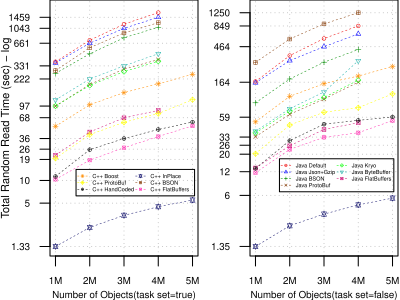

Recreate this plot in R.

library(plyr)
# library(ggplot2)
# require(cowplot)


# function definition for calculating mean of data
calulateMeanDataTotaltime <- function(myfilename,nr, n){
  
  totaltime <- matrix(nrow= nr, ncol=n)
  
  # run for all 3 experiments 
  for(i in 1:nr){
    tfile = paste(myfilename, i,  sep = "")
    tfile <- paste(tfile, ".txt" , sep="")
    mydata <- read.delim(tfile, header=TRUE, sep="#")
    totaltime[i,] <-mydata[['totaltime']]- mydata[['iotime']]
  }
  
  finalTime <- vector() 
  
  for(j in 1:n){
    tmp<-0
    for(i in 1:nr){
      tmp= tmp+totaltime[i,j]   
    }
    tmp=tmp/nr
    finalTime[j] <- tmp
  }
  mydata$totaltime<-finalTime
  
  return(mydata)
}


# function for normalize y-axes data
calulateaxes <- function(data,ts){
  
  resultdata <- vector() 
  resultdata[1]<-round(data[1],2)
  i<-1
  j<-1
  
  listlength<-length(data)
  for (d in data) {
    
    if(d<2){
      space<-0.10
      tspace<-space
    }
    else{
      space<-ts
      # space<-1.5
      if(j>listlength*0.75)
        tspace<-space*70
      else if(j>listlength*0.5)
        tspace<-space*17
      else if(j>listlength*0.25)
        tspace<-space*10
      else if(j>listlength*0.15)
        tspace<-space*150
      else
        tspace<-space
    }
    j<-j+1
    
    if(d-resultdata[i]>tspace){
      i<-i+1
      if(d>1)
        resultdata[i]<-round(d)
      else
        resultdata[i]<-round(d,2)
    }
  }
  
  return(resultdata)
}

# function for normalize y-axes data
drawPlot <- function(data,isseq,ts,hasshleg){
  
  # Java Defaul results
  javaDefault <- subset(data, language="ReadTimeJAVA",  method=="Java Default")
  javaDefaultV <- vector()
  javaDefaultV <-javaDefault[['totaltime']]
  
  # Java Json results 
  javaJson <- subset(data, language="ReadTimeJAVA",  method=="Java Json+Gzip")
  javaJsonV <- vector()
  javaJsonV <-javaJson[['totaltime']]
  
  # Java Bson results 
  javaBson <- subset(data, language="ReadTimeJAVA",  method=="Java Bson")
  javaBsonV <- vector()
  javaBsonV <-javaBson[['totaltime']]
  
  # Java ProtoBuf results 
  javaProtoBuf <- subset(data, language="ReadTimeJAVA", method=="Java ProtoBuf")
  javaProtoBufV <- vector()
  javaProtoBufV <-javaProtoBuf[['totaltime']]
  
  # Java Kryo results 
  javaKryo <- subset(data, language="ReadTimeJAVA",  method=="Java Kryo")
  javaKryoV <- vector()
  javaKryoV <-javaKryo[['totaltime']]
  
  # Java Byte Buffer results 
  javaByteBuffer <- subset(data, language="ReadTimeJAVA", method=="Java Byte Buffer")
  javaByteBufferV <- vector()
  javaByteBufferV <-javaByteBuffer[['totaltime']]
  
  # Java Byte Buffer results 
  javaFlatBuffer <- subset(data, language="ReadTimeJAVA",  method=="Java FlatBuffers")
  javaFlatBufferV <- vector()
  javaFlatBufferV <-javaFlatBuffer[['totaltime']]
  
  
  # C++  HANDCODED  results 
  cppHANDCODED <- subset(data, language="ReadTimeCPP",method=="C++ HandCoded")
  cppHANDCODEDV <- vector()
  cppHANDCODEDV <-cppHANDCODED[['totaltime']]
  
  # C++  PROTOBUF  results 
  cppPROTOBUF <- subset(data, language="ReadTimeCPP", method=="C++ ProtoBuf")
  cppPROTOBUFV <- vector()
  cppPROTOBUFV <-cppPROTOBUF[['totaltime']]
  
  
  # C++  INPLACE  results 
  cppINPLACE <- subset(data, language="ReadTimeCPP", method=="C++ inPlace")
  cppINPLACEV <- vector()
  cppINPLACEV <-cppINPLACE[['totaltime']]
  
  
  # C++  BOOST  results 
  cppBOOST <- subset(data, language="ReadTimeCPP", method=="C++ Boost")
  cppBOOSTV <- vector()
  cppBOOSTV <-cppBOOST[['totaltime']]
  
  # C++  BSON  results 
  cppBSON <- subset(data, language="ReadTimeCPP",  method=="C++ Bson")
  cppBSONV <- vector()
  cppBSONV <-cppBSON[['totaltime']]
  
  # C++  FlatBuffers  results 
  cppFLATBUF <- subset(data, language="ReadTimeCPP", method=="C++ FlatBuffers")
  cppFLATBUFV <- vector()
  cppFLATBUFV <-cppFLATBUF[['totaltime']]
  
  # Rust Json  results 
  rustJSON <- subset(data, language="ReadTimeRUST", method=="Rust Json")
  rustJSONV <- vector()
  rustJSONV <-rustJSON[['totaltime']]
  
  # Rust Json  results 
  rustBINCODE <- subset(data, language="ReadTimeRUST", method=="Rust Bincode")
  rustBINCODEV <- vector()
  rustBINCODEV <-rustBINCODE[['totaltime']]
  
  # Rust Json  results 
  rustMESSAGEPACK <- subset(data, language="ReadTimeRUST", method=="Rust MessagePack")
  rustMESSAGEPACKV <- vector()
  rustMESSAGEPACKV <-rustMESSAGEPACK[['totaltime']]
  
  # Rust Json  results 
  rustBSON <- subset(data, language="ReadTimeRUST", method=="Rust Bson")
  rustBSONV <- vector()
  rustBSONV <-rustBSON[['totaltime']]
  
  # Rust Json  results 
  rustFLEXBUFFERS <- subset(data, language="ReadTimeRUST", method=="Rust FlexBuffers")
  rustFLEXBUFFERSV <- vector()
  rustFLEXBUFFERSV <-rustFLEXBUFFERS[['totaltime']]
  
  
  
  
  # plot_colors <- c("red2", "blue1","green4", "saddlebrown","green", "lightseagreen", "deeppink3", "darkorange", "yellow1" , "gray8","midnightblue","chocolate4","maroon1","maroon1","maroon1","maroon1","maroon1","maroon1")
  plot_colors <- c("red4", "deeppink","brown2", "red4","red4", "darkorange", "gold", "blue4", "blue" , "dodgerblue1","dodgerblue4","cyan4","darkorchid4","green4","green4","black","green4","red")
  serialization_methods<-c("Java Default","Java Json+Gzip","Java Bson","Java ProtoBuf","Java Kryo","Java ByteBuffer","Java FlatBuffers","C++ Boost","C++ ProtoBuf",  "C++ HandCoded", "C++ InPlace","C++ Bson","C++ FlatBuffers","Rust Json","Rust Bincode","Rust MessagePack","Rust Bson","Rust FlexBuffers")
  pchs<-c(0,16,2,3,4,8,6,0,1,2,3,4,8,0,1,2,3,4)  
  
  #################################################
  ######################   Plot ###################
  #################################################
  
  
  #x <- c(1000000, 2000000,3000000,4000000,5000000)
  totaltimes=c(javaDefaultV[javaDefaultV!=0],javaJsonV[javaJsonV!=0],javaBsonV[javaBsonV!=0],javaProtoBufV[javaProtoBufV!=0],javaKryoV[javaKryoV!=0],
               javaByteBufferV[javaByteBufferV!=0],javaFlatBufferV[javaFlatBufferV!=0],cppHANDCODEDV[cppHANDCODEDV!=0],cppPROTOBUFV[cppPROTOBUFV!=0],
               cppINPLACEV[cppINPLACEV!=0],cppBOOSTV[cppBOOSTV!=0],cppBSONV[cppBSONV!=0],cppFLATBUFV[cppFLATBUFV!=0],rustJSONV[rustJSONV!=0],rustBINCODEV[rustBINCODEV!=0]
               ,rustMESSAGEPACKV[rustMESSAGEPACKV!=0],rustBSONV[rustBSONV!=0],rustFLEXBUFFERSV[rustFLEXBUFFERSV!=0])  
  max_y<-max(totaltimes)
  max_y<-max_y+max_y*0.1;
  min_y<-min(totaltimes) 
  
  tick_list<-totaltimes[sort.list(totaltimes)]
  tick_list<-calulateaxes(tick_list,4)
  y_labels<- sprintf("%s",tick_list);
  
  javaDefaultV[javaDefaultV==0]<-NA
  javaJsonV[javaJsonV==0]<-NA
  javaBsonV[javaBsonV==0]<-NA
  javaProtoBufV[javaProtoBufV==0]<-NA
  javaKryoV[javaKryoV==0]<-NA
  javaByteBufferV[javaByteBufferV==0]<-NA
  javaFlatBufferV[javaFlatBufferV==0]<-NA
  cppHANDCODEDV[cppHANDCODEDV==0]<-NA
  cppPROTOBUFV[cppPROTOBUFV==0]<-NA
  cppINPLACEV[cppINPLACEV==0]<-NA
  cppBOOSTV[cppBOOSTV==0]<-NA
  cppBSONV[cppBSONV==0]<-NA
  cppFLATBUFV[cppFLATBUFV==0]<-NA
  rustJSONV[rustJSONV==0]<-NA
  rustBINCODEV[rustBINCODEV==0]<-NA
  rustMESSAGEPACKV[rustMESSAGEPACKV==0]<-NA
  rustBSONV[rustBSONV==0]<-NA
  rustFLEXBUFFERSV[rustFLEXBUFFERSV==0]<-NA
  
  #lines for Faltbuffers C++ 
  plot(na.omit(cppFLATBUFV), log="y", type="o",cex=0.5, pch=pchs[13], lty=2,lwd=0.5, ylim=c(min_y, max_y), axes=FALSE, ann=FALSE,col=plot_colors[13])
  
  if(ts=="false"){
    #abline(v=c(1, 2, 3, 4,5), lty=3, col="gray")
    
    for (t in tick_list)
      segments(1,t,5.2,t, lty=3, col="gray")
    
    for (t in c(1,2,3,4,5))
      segments(t,min_y,t,max_y+500, lty=3, col="gray")
  }
  else{
    abline(h=tick_list,v=c(1, 2, 3, 4,5), lty=3, col="gray")
  }
  
  pchsize=1.2
  lwdsize=0.5
  # Make x axis using one to 5 labels
  axis(1, at=c(1, 2, 3, 4,5), labels=c("1M","2M","3M", "4M","5M"), las=1,cex.axis = 1.4,mgp=c(3, 0.8, 0),tck = -0.03,lwd=1 )
  
  # Make y axis with horizontal labels that display ticks at 
  axis(2, las=1, at = tick_list, labels=y_labels,cex.axis = 1.4,mgp=c(3, .6, 0),tck = -0.03,lwd=lwdsize )
  
  #lines for Json
  lines(na.omit(javaJsonV) , type="o", pch=pchs[2], lty=2,cex=pchsize, col=plot_colors[2],lwd=lwdsize)
  
  #lines for Bson 
  lines(na.omit(javaBsonV), type="o", pch=pchs[3], lty=2,cex=pchsize, col=plot_colors[3],lwd=lwdsize)
  
  #lines for ProtoBuf
  lines(na.omit(javaProtoBufV), type="o", pch=pchs[4], lty=2,cex=pchsize, col=plot_colors[4],lwd=lwdsize)
  
  #lines for Kryo
  lines(na.omit(javaKryoV), type="o", pch=pchs[5], lty=2,cex=pchsize, col=plot_colors[5],lwd=lwdsize)
  
  #lines for ByteBuffer
  lines(na.omit(javaByteBufferV), type="o", pch=pchs[6], lty=2,cex=pchsize, col=plot_colors[6],lwd=lwdsize)
  
  #lines for Java flat buffers
  lines( na.omit(javaFlatBufferV), type="o", pch=pchs[7], lty=2,cex=pchsize, col=plot_colors[7],lwd=lwdsize)
  
  #lines for BOOST C++ 
  lines(na.omit(cppBOOSTV), type="o", pch=pchs[8], lty=2,cex=pchsize, col=plot_colors[8],lwd=lwdsize)
  
  #lines for PROTOBUF C++ 
  lines(na.omit(cppPROTOBUFV), type="o", pch=pchs[9], lty=2,cex=pchsize, col=plot_colors[9],lwd=lwdsize)
  
  #lines for HANDCODED C++ 
  lines(na.omit(cppHANDCODEDV), type="o", pch=pchs[10], lty=2,cex=pchsize, col=plot_colors[10],lwd=lwdsize)
  
  #lines for INPLACE C++ 
  lines(na.omit(cppINPLACEV), type="o", pch=pchs[11], lty=2,cex=pchsize, col=plot_colors[11],lwd=lwdsize)
  
  #lines for BSON C++ 
  lines(na.omit(cppBSONV), type="o", pch=pchs[12], lty=2,cex=pchsize, col=plot_colors[12],lwd=lwdsize)
  
  # Java Deafult
  lines(na.omit(javaDefaultV), type="o", pch=pchs[1],cex=pchsize, lty=2, col=plot_colors[1],lwd=lwdsize)
  
  #lines for Json Rust 
  lines(na.omit(rustJSONV), type="o", pch=pchs[14], lty=2,cex=pchsize, col=plot_colors[14],lwd=lwdsize)
  
  #lines for Bincode Rust 
  lines(na.omit(rustBINCODEV), type="o", pch=pchs[15], lty=2,cex=pchsize, col=plot_colors[15],lwd=lwdsize)
  
  #lines for MessagePack Rust 
  lines(na.omit(rustMESSAGEPACKV), type="o", pch=pchs[16], lty=2,cex=pchsize, col=plot_colors[16],lwd=lwdsize)
  
  #lines for Bson Rust 
  lines(na.omit(rustBSONV), type="o", pch=pchs[17], lty=2,cex=pchsize, col=plot_colors[17],lwd=lwdsize)
  
  #lines for FlexBuffers Rust 
  lines(na.omit(rustFLEXBUFFERSV), type="o", pch=pchs[18], lty=2,cex=pchsize, col=plot_colors[18],lwd=lwdsize)
  
  
  xlb<-paste("task set=", ts , sep="")
  title(xlab="Number of Objects", col.lab="black",family="Helvetica",cex.lab =1.4,line = 2.3,font=2)
  
  text(3, 6, xlb, cex=1.4)
  if(ts=="true"){
    title(ylab="Total Random Read Time (sec) - log", col.lab="black",family="Helvetica",cex.lab = 1.4,line = 2.7,font=2,las=1)
  }
  
  
  box(lwd=1)
  
  if(ts=="false"){
    legend("topright", inset=c(-0.59,0), serialization_methods, cex=1.1,  col=plot_colors, pch=pchs, text.font=1.2,title="Methods:",box.lty=0);
    # legend("topright", inset=c(-0.2,0), legend=c("A","B"), pch=c(1,3), title="Group")
    #legend(2.5, 10, serialization_methods[c(1:7)], cex=0.4,  col=plot_colors[c(1:7)], pch=1:7, lty=2:2,lwd=0.5,ncol=1,inset=c(-0.2,0));
  }
}


cppcount=12*2
javacount=14*2
rustcount=10*2

#Java Results
dataj1 = calulateMeanDataTotaltime("data/Java_Results/readobjects/result_java_readobjects_1000000_",3 ,javacount)
dataj1$size <-1000000 

# load data for 2M objects read 
dataj2 = calulateMeanDataTotaltime("data/Java_Results/readobjects/result_java_readobjects_2000000_",3 , javacount)
dataj2$size <-2000000 


# load data for 3M objects read 
dataj3 = calulateMeanDataTotaltime("data/Java_Results/readobjects/result_java_readobjects_3000000_", 3 ,javacount)
dataj3$size <-3000000 


# load data for 4M objects read 
dataj4 = calulateMeanDataTotaltime("data/Java_Results/readobjects/result_java_readobjects_4000000_",3, javacount)
dataj4$size <-4000000

# load data for 5M objects read 
dataj5 = calulateMeanDataTotaltime("data/Java_Results/readobjects/result_java_readobjects_5000000_",3 , javacount)
dataj5$size <-5000000


# CPP Results 
##################################################################
# load data for 1M objects read 
datac1 = calulateMeanDataTotaltime("data/C_Results/readobjects/result_cpp_readobjects_1000000_",3 ,cppcount)
datac1$size <-1000000 

# load data for 2M objects read 
datac2 = calulateMeanDataTotaltime("data/C_Results/readobjects/result_cpp_readobjects_2000000_",3 , cppcount)
datac2$size <-2000000 


# load data for 3M objects read 
datac3 = calulateMeanDataTotaltime("data/C_Results/readobjects/result_cpp_readobjects_3000000_", 3 ,cppcount)
datac3$size <-3000000 

# load data for 4M objects read 
datac4 = calulateMeanDataTotaltime("data/C_Results/readobjects/result_cpp_readobjects_4000000_",3 , cppcount)
datac4$size <-4000000

# load data for 5M objects read 
datac5 = calulateMeanDataTotaltime("data/C_Results/readobjects/result_cpp_readobjects_5000000_",3 , cppcount)
datac5$size <-5000000

# RUST Results 
##################################################################
# load data for 1M objects read 
datar1 = calulateMeanDataTotaltime("data/Rust_Results/readobjects2/result_rust_readobjects_1000000_",1 ,rustcount)
datar1$size <-1000000 

# load data for 2M objects read 
datar2 = calulateMeanDataTotaltime("data/Rust_Results/readobjects2/result_rust_readobjects_2000000_",1 , rustcount)
datar2$size <-2000000 


# load data for 3M objects read 
datar3 = calulateMeanDataTotaltime("data/Rust_Results/readobjects2/result_rust_readobjects_3000000_", 1 ,rustcount)
datar3$size <-3000000 

# load data for 4M objects read 
datar4 = calulateMeanDataTotaltime("data/Rust_Results/readobjects2/result_rust_readobjects_4000000_",1 , rustcount)
datar4$size <-4000000

# load data for 5M objects read 
datar5 = calulateMeanDataTotaltime("data/Rust_Results/readobjects2/result_rust_readobjects_5000000_",1 , rustcount)
datar5$size <-5000000


# bind the data frames together 
plotdata <- rbind(datac1,datac2,datac3,datac4,datac5,dataj1,dataj2,dataj3,dataj4,dataj5,datar1,datar2,datar3,datar4,datar5)
write.table(plotdata, file = "../Paper/latex/img/exp_read.csv", sep = ",",row.names = FALSE, col.names = TRUE)

pdf(file='Experiment_Rand_Read_CPU_Plot.pdf',height=8, width=10)




layout.matrix <- matrix(c(1, 2), nrow = 1, ncol = 2)
layout(mat = layout.matrix, widths = c(0.43, 0.57)) 

par(mar = c(3.5,4,0.1,1.2))
drawPlot(subset(plotdata, taskset=="true" & seq=="false"),FALSE,"true",FALSE)

par(mar = c(3.5,2.7,0.1,9.5),xpd=TRUE)
drawPlot(subset(plotdata, taskset=="false" & seq=="false"),FALSE,"false",FALSE)
par(xpd=TRUE)
